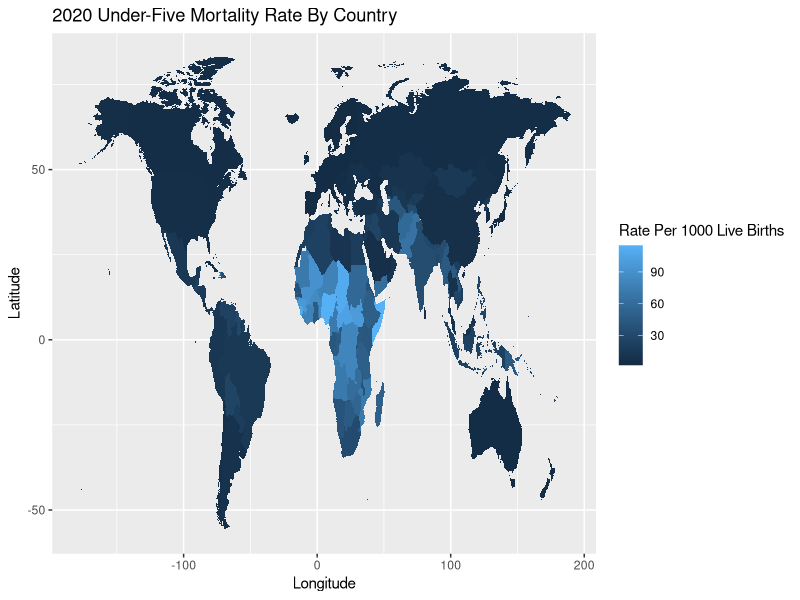

The R source for this figure:
install.packages("tidyverse")

library("ggplot2")
library("readxl")
library("dplyr")
library("readxl")


#getting data for population in each country in 2020
world_health_df <- read_excel("world_health_stats.xlsx", sheet = "Annex 2-1", range = "A5:V199")
member_states <- world_health_df$`Member State...1`
male_population <- world_health_df$`2020...2`
female_population <- world_health_df$`...3`
total_population <- world_health_df$`...4`
population_year <- rep(2020, length(member_states))

#getting data for life expetancy in each country in 2019
male_life_expectancy <- world_health_df$`2019...5`
female_life_expectancy <- world_health_df$`...6`
both_sexes_life_expectancy <- world_health_df$`...7`
life_expectancy_year <- rep(2019, length(member_states))


#getting data for healthy life expectancy in each in country in 2019
male_healthy_life_expectancy <- world_health_df$`2019...8`
female_healthy_life_expectancy <- world_health_df$`...9`
both_healthy_sexes_life_expectancy <- world_health_df$`...10`
healthy_life_expectancy_year <- rep(2019, length(member_states))

#getting data for under-five mortality rates in 2020
mortality_rate <- world_health_df$'2020...14'

# df has all data clean with columns of population, life expentancy, and healthy life expetancy
df <- data.frame(member_states, male_population, female_population, total_population, population_year, male_life_expectancy, female_life_expectancy, both_sexes_life_expectancy, life_expectancy_year, male_healthy_life_expectancy, female_healthy_life_expectancy, both_healthy_sexes_life_expectancy, healthy_life_expectancy_year, mortality_rate)


world <- map_data("world")


df <- df %>% mutate (member_states = replace(member_states, member_states == "United States of America", "USA"))
df <- df %>% mutate (member_states = replace(member_states, member_states == "Bolivia (Plurinational State of)", "Bolivia"))
df <- df %>% mutate (member_states = replace(member_states, member_states == "Venezuela (Bolivarian Republic of)", "Venezuela"))
df <- df %>% mutate (member_states = replace(member_states, member_states == "Russian Federation", "Russia"))
df <- df %>% mutate (member_states = replace(member_states, member_states == "Democratic People's Republic of Korea", "North Korea"))
df <- df %>% mutate (member_states = replace(member_states, member_states == "United Republic of Tanzania", "Tanzania"))
df <- df %>% mutate (member_states = replace(member_states, member_states == "Czechia", "Czech Republic"))
df <- df %>% mutate (member_states = replace(member_states, member_states == "Côte d'Ivoire", "Ivory Coast"))
df <- df %>% mutate (member_states = replace(member_states, member_states == "Republic of Korea", "South Korea"))
df <- df %>% mutate (member_states = replace(member_states, member_states == "Eswatini", "Swaziland"))
df <- df %>% mutate (member_states = replace(member_states, member_states == "Iran (Islamic Republic of)", "Iran"))
df <- df %>% mutate (member_states = replace(member_states, member_states == "Syrian Arab Republic", "Syria"))
df <- df %>% mutate (member_states = replace(member_states, member_states == "Viet Nam", "Vietnam"))
df <- df %>% mutate (member_states = replace(member_states, member_states == "Trinidad and Tobago", "Trinidad"))
df <- df %>% mutate (member_states = replace(member_states, member_states == "Viet Nam", "Vietnam"))
df <- df %>% mutate (member_states = replace(member_states, member_states == "Micronesia (Federated States of)", "Micronesia"))
df <- df %>% mutate (member_states = replace(member_states, member_states == "Lao People's Democratic Republic", "Laos"))
df <- df %>% mutate (member_states = replace(member_states, member_states == "Congo", "Republic of Congo"))





df <- df %>% mutate(region = member_states)

df_world_shape <- left_join(df, world, by = "region")


ggplot(df_world_shape) +
  geom_polygon(mapping = aes(x = long, 
                             y = lat, 
                             group = group, 
                             fill = mortality_rate)) +
  labs(title = '2020 Under-Five Mortality Rate By Country', fill = 'Rate Per 1000 Live Births') +
  xlab("Longitude") +
  ylab("Latitude")

  




